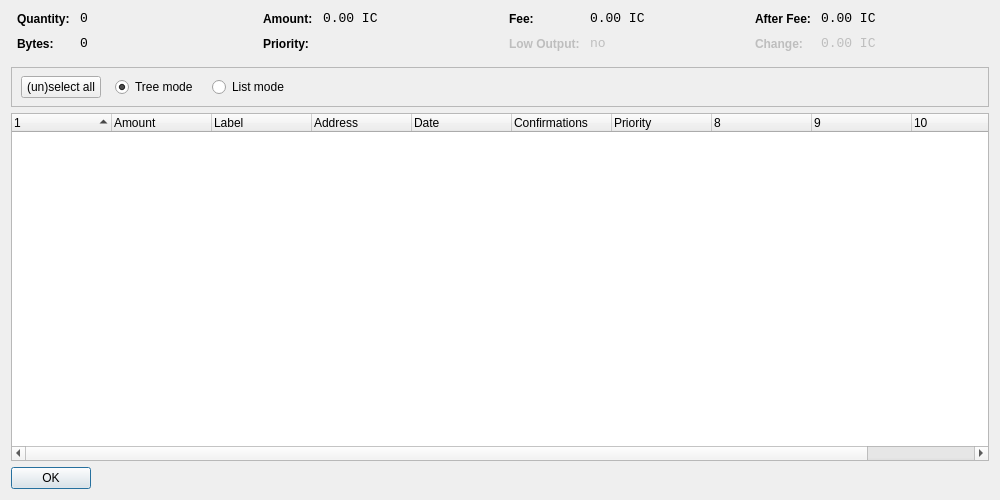
<?xml version="1.0" encoding="UTF-8"?>
<ui version="4.0">
 <class>CoinControlDialog</class>
 <widget class="QDialog" name="CoinControlDialog">
  <property name="geometry">
   <rect>
    <x>0</x>
    <y>0</y>
    <width>1000</width>
    <height>500</height>
   </rect>
  </property>
  <property name="windowTitle">
   <string>Coin Control</string>
  </property>
  <layout class="QVBoxLayout" name="verticalLayout">
   <item>
    <layout class="QHBoxLayout" name="horizontalLayoutTop" stretch="0,0,0,0">
     <property name="topMargin">
      <number>0</number>
     </property>
     <property name="bottomMargin">
      <number>10</number>
     </property>
     <item>
      <layout class="QFormLayout" name="formLayoutCoinControl1">
       <property name="horizontalSpacing">
        <number>10</number>
       </property>
       <property name="verticalSpacing">
        <number>10</number>
       </property>
       <property name="leftMargin">
        <number>6</number>
       </property>
       <property name="rightMargin">
        <number>6</number>
       </property>
       <item row="0" column="0">
        <widget class="QLabel" name="labelCoinControlQuantityText">
         <property name="styleSheet">
          <string notr="true">font-weight:bold;</string>
         </property>
         <property name="text">
          <string>Quantity:</string>
         </property>
        </widget>
       </item>
       <item row="0" column="1">
        <widget class="QLabel" name="labelCoinControlQuantity">
         <property name="font">
          <font>
           <family>Monospace</family>
           <pointsize>10</pointsize>
          </font>
         </property>
         <property name="cursor">
          <cursorShape>IBeamCursor</cursorShape>
         </property>
         <property name="contextMenuPolicy">
          <enum>Qt::ActionsContextMenu</enum>
         </property>
         <property name="text">
          <string>0</string>
         </property>
         <property name="textInteractionFlags">
          <set>Qt::LinksAccessibleByMouse|Qt::TextSelectableByKeyboard|Qt::TextSelectableByMouse</set>
         </property>
        </widget>
       </item>
       <item row="1" column="0">
        <widget class="QLabel" name="labelCoinControlBytesText">
         <property name="styleSheet">
          <string notr="true">font-weight:bold;</string>
         </property>
         <property name="text">
          <string>Bytes:</string>
         </property>
        </widget>
       </item>
       <item row="1" column="1">
        <widget class="QLabel" name="labelCoinControlBytes">
         <property name="font">
          <font>
           <family>Monospace</family>
           <pointsize>10</pointsize>
          </font>
         </property>
         <property name="cursor">
          <cursorShape>IBeamCursor</cursorShape>
         </property>
         <property name="contextMenuPolicy">
          <enum>Qt::ActionsContextMenu</enum>
         </property>
         <property name="text">
          <string>0</string>
         </property>
         <property name="textInteractionFlags">
          <set>Qt::LinksAccessibleByMouse|Qt::TextSelectableByKeyboard|Qt::TextSelectableByMouse</set>
         </property>
        </widget>
       </item>
      </layout>
     </item>
     <item>
      <layout class="QFormLayout" name="formLayoutCoinControl2">
       <property name="horizontalSpacing">
        <number>10</number>
       </property>
       <property name="verticalSpacing">
        <number>10</number>
       </property>
       <property name="leftMargin">
        <number>6</number>
       </property>
       <property name="rightMargin">
        <number>6</number>
       </property>
       <item row="0" column="0">
        <widget class="QLabel" name="labelCoinControlAmountText">
         <property name="styleSheet">
          <string notr="true">font-weight:bold;</string>
         </property>
         <property name="text">
          <string>Amount:</string>
         </property>
        </widget>
       </item>
       <item row="0" column="1">
        <widget class="QLabel" name="labelCoinControlAmount">
         <property name="font">
          <font>
           <family>Monospace</family>
           <pointsize>10</pointsize>
          </font>
         </property>
         <property name="cursor">
          <cursorShape>IBeamCursor</cursorShape>
         </property>
         <property name="contextMenuPolicy">
          <enum>Qt::ActionsContextMenu</enum>
         </property>
         <property name="text">
          <string>0.00 IC</string>
         </property>
         <property name="textInteractionFlags">
          <set>Qt::LinksAccessibleByMouse|Qt::TextSelectableByKeyboard|Qt::TextSelectableByMouse</set>
         </property>
        </widget>
       </item>
       <item row="1" column="0">
        <widget class="QLabel" name="labelCoinControlPriorityText">
         <property name="styleSheet">
          <string notr="true">font-weight:bold;</string>
         </property>
         <property name="text">
          <string>Priority:</string>
         </property>
        </widget>
       </item>
       <item row="1" column="1">
        <widget class="QLabel" name="labelCoinControlPriority">
         <property name="font">
          <font>
           <family>Monospace</family>
           <pointsize>10</pointsize>
          </font>
         </property>
         <property name="cursor">
          <cursorShape>IBeamCursor</cursorShape>
         </property>
         <property name="contextMenuPolicy">
          <enum>Qt::ActionsContextMenu</enum>
         </property>
         <property name="text">
          <string/>
         </property>
         <property name="textInteractionFlags">
          <set>Qt::LinksAccessibleByMouse|Qt::TextSelectableByKeyboard|Qt::TextSelectableByMouse</set>
         </property>
        </widget>
       </item>
      </layout>
     </item>
     <item>
      <layout class="QFormLayout" name="formLayoutCoinControl3">
       <property name="horizontalSpacing">
        <number>10</number>
       </property>
       <property name="verticalSpacing">
        <number>10</number>
       </property>
       <property name="leftMargin">
        <number>6</number>
       </property>
       <property name="rightMargin">
        <number>6</number>
       </property>
       <item row="0" column="0">
        <widget class="QLabel" name="labelCoinControlFeeText">
         <property name="styleSheet">
          <string notr="true">font-weight:bold;</string>
         </property>
         <property name="text">
          <string>Fee:</string>
         </property>
        </widget>
       </item>
       <item row="0" column="1">
        <widget class="QLabel" name="labelCoinControlFee">
         <property name="font">
          <font>
           <family>Monospace</family>
           <pointsize>10</pointsize>
          </font>
         </property>
         <property name="cursor">
          <cursorShape>IBeamCursor</cursorShape>
         </property>
         <property name="contextMenuPolicy">
          <enum>Qt::ActionsContextMenu</enum>
         </property>
         <property name="text">
          <string>0.00 IC</string>
         </property>
         <property name="textInteractionFlags">
          <set>Qt::LinksAccessibleByMouse|Qt::TextSelectableByKeyboard|Qt::TextSelectableByMouse</set>
         </property>
        </widget>
       </item>
       <item row="1" column="0">
        <widget class="QLabel" name="labelCoinControlLowOutputText">
         <property name="enabled">
          <bool>false</bool>
         </property>
         <property name="styleSheet">
          <string notr="true">font-weight:bold;</string>
         </property>
         <property name="text">
          <string>Low Output:</string>
         </property>
        </widget>
       </item>
       <item row="1" column="1">
        <widget class="QLabel" name="labelCoinControlLowOutput">
         <property name="enabled">
          <bool>false</bool>
         </property>
         <property name="font">
          <font>
           <family>Monospace</family>
           <pointsize>10</pointsize>
          </font>
         </property>
         <property name="cursor">
          <cursorShape>IBeamCursor</cursorShape>
         </property>
         <property name="contextMenuPolicy">
          <enum>Qt::ActionsContextMenu</enum>
         </property>
         <property name="text">
          <string>no</string>
         </property>
         <property name="textInteractionFlags">
          <set>Qt::LinksAccessibleByMouse|Qt::TextSelectableByKeyboard|Qt::TextSelectableByMouse</set>
         </property>
        </widget>
       </item>
      </layout>
     </item>
     <item>
      <layout class="QFormLayout" name="formLayoutCoinControl4">
       <property name="horizontalSpacing">
        <number>10</number>
       </property>
       <property name="verticalSpacing">
        <number>10</number>
       </property>
       <property name="leftMargin">
        <number>6</number>
       </property>
       <property name="rightMargin">
        <number>6</number>
       </property>
       <item row="0" column="0">
        <widget class="QLabel" name="labelCoinControlAfterFeeText">
         <property name="styleSheet">
          <string notr="true">font-weight:bold;</string>
         </property>
         <property name="text">
          <string>After Fee:</string>
         </property>
        </widget>
       </item>
       <item row="0" column="1">
        <widget class="QLabel" name="labelCoinControlAfterFee">
         <property name="font">
          <font>
           <family>Monospace</family>
           <pointsize>10</pointsize>
          </font>
         </property>
         <property name="cursor">
          <cursorShape>IBeamCursor</cursorShape>
         </property>
         <property name="contextMenuPolicy">
          <enum>Qt::ActionsContextMenu</enum>
         </property>
         <property name="text">
          <string>0.00 IC</string>
         </property>
         <property name="textInteractionFlags">
          <set>Qt::LinksAccessibleByMouse|Qt::TextSelectableByKeyboard|Qt::TextSelectableByMouse</set>
         </property>
        </widget>
       </item>
       <item row="1" column="0">
        <widget class="QLabel" name="labelCoinControlChangeText">
         <property name="enabled">
          <bool>false</bool>
         </property>
         <property name="styleSheet">
          <string notr="true">font-weight:bold;</string>
         </property>
         <property name="text">
          <string>Change:</string>
         </property>
        </widget>
       </item>
       <item row="1" column="1">
        <widget class="QLabel" name="labelCoinControlChange">
         <property name="enabled">
          <bool>false</bool>
         </property>
         <property name="font">
          <font>
           <family>Monospace</family>
           <pointsize>10</pointsize>
          </font>
         </property>
         <property name="cursor">
          <cursorShape>IBeamCursor</cursorShape>
         </property>
         <property name="contextMenuPolicy">
          <enum>Qt::ActionsContextMenu</enum>
         </property>
         <property name="text">
          <string>0.00 IC</string>
         </property>
         <property name="textInteractionFlags">
          <set>Qt::LinksAccessibleByMouse|Qt::TextSelectableByKeyboard|Qt::TextSelectableByMouse</set>
         </property>
        </widget>
       </item>
      </layout>
     </item>
    </layout>
   </item>
   <item>
    <widget class="QFrame" name="frame">
     <property name="minimumSize">
      <size>
       <width>0</width>
       <height>40</height>
      </size>
     </property>
     <property name="frameShape">
      <enum>QFrame::StyledPanel</enum>
     </property>
     <property name="frameShadow">
      <enum>QFrame::Sunken</enum>
     </property>
     <widget class="QWidget" name="horizontalLayoutWidget">
      <property name="geometry">
       <rect>
        <x>10</x>
        <y>0</y>
        <width>781</width>
        <height>41</height>
       </rect>
      </property>
      <layout class="QHBoxLayout" name="horizontalLayoutPanel" stretch="0,0,0,0">
       <property name="spacing">
        <number>14</number>
       </property>
       <item>
        <widget class="QPushButton" name="pushButtonSelectAll">
         <property name="sizePolicy">
          <sizepolicy hsizetype="Maximum" vsizetype="Fixed">
           <horstretch>0</horstretch>
           <verstretch>0</verstretch>
          </sizepolicy>
         </property>
         <property name="text">
          <string>(un)select all</string>
         </property>
        </widget>
       </item>
       <item>
        <widget class="QRadioButton" name="radioTreeMode">
         <property name="sizePolicy">
          <sizepolicy hsizetype="Maximum" vsizetype="Fixed">
           <horstretch>0</horstretch>
           <verstretch>0</verstretch>
          </sizepolicy>
         </property>
         <property name="text">
          <string>Tree mode</string>
         </property>
         <property name="checked">
          <bool>true</bool>
         </property>
        </widget>
       </item>
       <item>
        <widget class="QRadioButton" name="radioListMode">
         <property name="sizePolicy">
          <sizepolicy hsizetype="Maximum" vsizetype="Fixed">
           <horstretch>0</horstretch>
           <verstretch>0</verstretch>
          </sizepolicy>
         </property>
         <property name="text">
          <string>List mode</string>
         </property>
        </widget>
       </item>
       <item>
        <spacer name="horizontalSpacer">
         <property name="orientation">
          <enum>Qt::Horizontal</enum>
         </property>
         <property name="sizeHint" stdset="0">
          <size>
           <width>40</width>
           <height>20</height>
          </size>
         </property>
        </spacer>
       </item>
      </layout>
     </widget>
    </widget>
   </item>
   <item>
    <widget class="CoinControlTreeWidget" name="treeWidget">
     <property name="contextMenuPolicy">
      <enum>Qt::CustomContextMenu</enum>
     </property>
     <property name="sortingEnabled">
      <bool>false</bool>
     </property>
     <property name="columnCount">
      <number>11</number>
     </property>
     <attribute name="headerShowSortIndicator" stdset="0">
      <bool>true</bool>
     </attribute>
     <attribute name="headerStretchLastSection">
      <bool>false</bool>
     </attribute>
     <column>
      <property name="text">
       <string/>
      </property>
     </column>
     <column>
      <property name="text">
       <string>Amount</string>
      </property>
     </column>
     <column>
      <property name="text">
       <string>Label</string>
      </property>
     </column>
     <column>
      <property name="text">
       <string>Address</string>
      </property>
     </column>
     <column>
      <property name="text">
       <string>Date</string>
      </property>
     </column>
     <column>
      <property name="text">
       <string>Confirmations</string>
      </property>
      <property name="toolTip">
       <string>Confirmed</string>
      </property>
     </column>
     <column>
      <property name="text">
       <string>Priority</string>
      </property>
     </column>
     <column>
      <property name="text">
       <string/>
      </property>
     </column>
     <column>
      <property name="text">
       <string/>
      </property>
     </column>
     <column>
      <property name="text">
       <string/>
      </property>
     </column>
     <column>
      <property name="text">
       <string/>
      </property>
     </column>
    </widget>
   </item>
   <item>
    <widget class="QDialogButtonBox" name="buttonBox">
     <property name="sizePolicy">
      <sizepolicy hsizetype="Maximum" vsizetype="Fixed">
       <horstretch>0</horstretch>
       <verstretch>0</verstretch>
      </sizepolicy>
     </property>
     <property name="orientation">
      <enum>Qt::Horizontal</enum>
     </property>
     <property name="standardButtons">
      <set>QDialogButtonBox::Ok</set>
     </property>
    </widget>
   </item>
  </layout>
 </widget>
 <customwidgets>
  <customwidget>
   <class>CoinControlTreeWidget</class>
   <extends>QTreeWidget</extends>
   <header>coincontroltreewidget.h</header>
  </customwidget>
 </customwidgets>
 <resources/>
 <connections/>
</ui>
